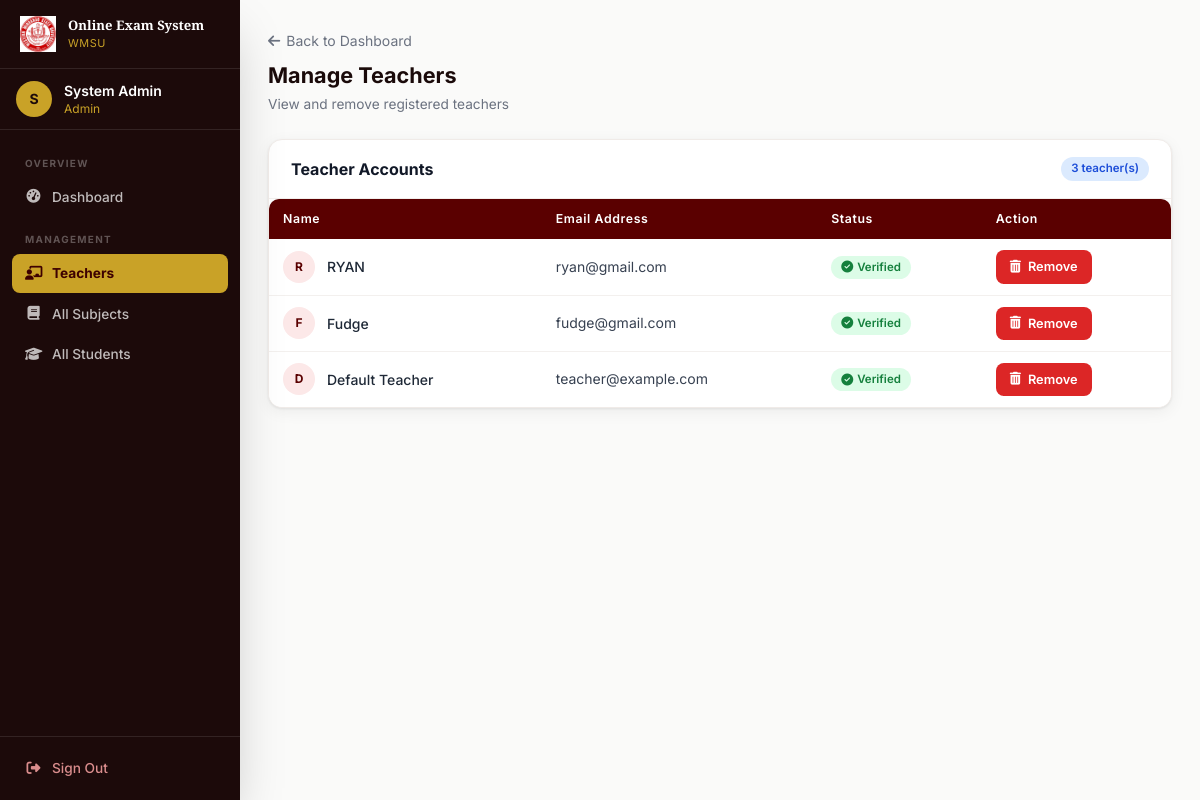
Page /admin/manage_teachers (signed in) on the committed database.
### tables this page shows
CREATE TABLE users (
        id INTEGER PRIMARY KEY AUTOINCREMENT,
        name TEXT NOT NULL,
        email TEXT UNIQUE NOT NULL,
        password TEXT NOT NULL,
        role TEXT NOT NULL,
        student_number INTEGER UNIQUE,
        is_verified INTEGER DEFAULT 0
    );

### app.py (the view)
@app.route('/admin/manage_teachers')
@login_required
@admin_required
def manage_teachers():
    conn = get_db()
    teachers = db_execute(conn, "SELECT * FROM users WHERE role = 'teacher'").fetchall()
    conn.close()
    return render_template('manage_teachers.html', teachers=teachers)

### app.py (called while the page is built)
def get_db():
    if USE_POSTGRES:
        conn = psycopg2.connect(DATABASE_URL)
        conn.autocommit = False
        return conn
    else:
        conn = sqlite3.connect('examination.db')
        conn.row_factory = sqlite3.Row
        return conn

def db_cursor(conn):
    if USE_POSTGRES:
        return conn.cursor(cursor_factory=psycopg2.extras.RealDictCursor)
    return conn.cursor()

def db_execute(conn, sql, params=()):
    if USE_POSTGRES:
        sql = sql.replace('?', '%s')
    cur = db_cursor(conn)
    cur.execute(sql, params)
    return cur

def login_required(f):
    @wraps(f)
    def decorated(*args, **kwargs):
        if 'user_id' not in session:
            flash('Please sign in to continue.', 'danger')
            return redirect(url_for('login'))
        return f(*args, **kwargs)
    return decorated

def admin_required(f):
    @wraps(f)
    def decorated(*args, **kwargs):
        if session.get('role') != 'admin':
            flash('Admin access required.', 'danger')
            return redirect(url_for('dashboard'))
        return f(*args, **kwargs)
    return decorated

### templates/manage_teachers.html (shortened to what this page needs)
{% extends "base.html" %}
{% block content %}
<div class="mb-6">
    <a href="{{ url_for('admin_dashboard') }}" class="text-sm text-gray-500 hover:text-maroon-700 transition-colors mb-2 inline-block"><i class="fas fa-arrow-left mr-1.5"></i>Back to Dashboard</a>
    <h1 class="page-title">Manage Teachers</h1>
    <p class="page-subtitle">View and remove registered teachers</p>
</div>
<div class="card">
    <div class="card-header">
        <h2 class="font-bold text-gray-900 text-base">Teacher Accounts</h2>
        <span class="badge badge-blue">{{ teachers|length }} teacher(s)</span>
    </div>
    {% if teachers %}
    <div class="table-wrap">
        <table class="data-table">
            <thead>
                <tr>
                    <th>Name</th>
                    <th>Email Address</th>
                    <th>Status</th>
                    <th>Action</th>
                </tr>
            </thead>
            <tbody>
                {% for teacher in teachers %}
                <tr>
                    <td>
                        <div class="flex items-center gap-3">
                            <div class="w-8 h-8 rounded-full bg-maroon-100 flex items-center justify-center flex-shrink-0">
                                <span class="text-maroon-700 font-bold text-xs">{{ teacher.name[0]|upper }}</span>
                            </div>
                            <span class="font-medium text-gray-800">{{ teacher.name }}</span>
                        </div>
                    </td>
                    <td class="text-gray-500 text-sm">{{ teacher.email }}</td>
                    <td>
                        {% if teacher.is_verified %}
                        <span class="badge badge-green"><i class="fas fa-circle-check text-xs"></i> Verified</span>
                        {% else %}
                        <span class="badge badge-yellow"><i class="fas fa-clock text-xs"></i> Pending</span>
                        {% endif %}
                    </td>
                    <td>
                        <a href="{{ url_for('delete_teacher', user_id=teacher.id) }}"
                           onclick="return confirm('Are you sure you want to remove {{ teacher.name }}? This action cannot be undone.')"
                           class="btn btn-danger btn-sm">
                            <i class="fas fa-trash-can"></i> Remove
                        </a>
                    </td>
                </tr>
                {% endfor %}
            </tbody>
        </table>
    </div>
    {% else %}
    <div class="card-body text-center py-12">
        <div class="w-14 h-14 bg-gray-100 rounded-full flex items-center justify-center mx-auto mb-3"><i class="fas fa-chalkboard-user text-gray-300 text-2xl"></i></div>
        <p class="text-gray-500 text-sm font-medium">No teachers registered yet</p>
    </div>
    {% endif %}
</div>
{% endblock %}

### templates/base.html (style rules this page uses)
* { box-sizing:border-box }
html { scroll-behavior:smooth }
body { font-family:'Inter',system-ui,sans-serif }
.data-table { width:100%;border-collapse:collapse }
.data-table th { background:#5a0000;color:#fff;padding:11px 14px;text-align:left;font-size:.77rem;font-weight:600;letter-spacing:.05em;white-space:nowrap }
.data-table th:first-child { border-radius:8px 0 0 0 }
.data-table th:last-child { border-radius:0 8px 0 0 }
.data-table td { padding:11px 14px;font-size:.875rem;color:#374151;border-bottom:1px solid #f3f0ee;vertical-align:middle }
.data-table tbody tr { background:#fff;transition:background .15s }
.data-table tbody tr:last-child td { border-bottom:none }
.btn { display:inline-flex;align-items:center;gap:7px;padding:10px 20px;border:none;border-radius:8px;font-size:.875rem;font-weight:600;cursor:pointer;transition:all .2s;font-family:'Inter',sans-serif;text-decoration:none;white-space:nowrap }
.btn-danger { background:#dc2626;color:#fff;padding:8px 16px;font-size:.8rem }
.btn-sm { padding:7px 14px;font-size:.8rem }
.badge { display:inline-flex;align-items:center;gap:4px;padding:3px 10px;border-radius:20px;font-size:.72rem;font-weight:600 }
.badge-green { background:#dcfce7;color:#15803d }
.badge-blue { background:#dbeafe;color:#1d4ed8 }
.card { background:#fff;border-radius:14px;box-shadow:0 1px 3px rgba(0,0,0,.08),0 4px 16px rgba(0,0,0,.06);border:1px solid #f0ebe8;overflow:hidden }
.card-header { padding:17px 22px;border-bottom:1px solid #f3f0ee;display:flex;align-items:center;justify-content:space-between;flex-wrap:wrap;gap:10px }
.page-title { font-size:1.35rem;font-weight:700;color:#1a0a0a;margin-bottom:3px }
.page-subtitle { font-size:.855rem;color:#6b7280 }
a { text-decoration:none }
.table-wrap { overflow-x:auto;border-radius:10px;box-shadow:0 1px 3px rgba(0,0,0,.08) }

### rows in the picture
users: name "R", name "RYAN", email "ryan@gmail.com", is_verified 1 (drawn)
users: name "F", name "Fudge", email "fudge@gmail.com", is_verified 1 (drawn)
users: name "D", name "Default Teacher", email "teacher@example.com", is_verified 1 (drawn)

### other values in the picture
{{ (session.name or 'U')[0]|upper }} "S"
{{ session.name }} "System Admin"
{{ session.role }} "Admin"
{{ teachers|length }} "3"
